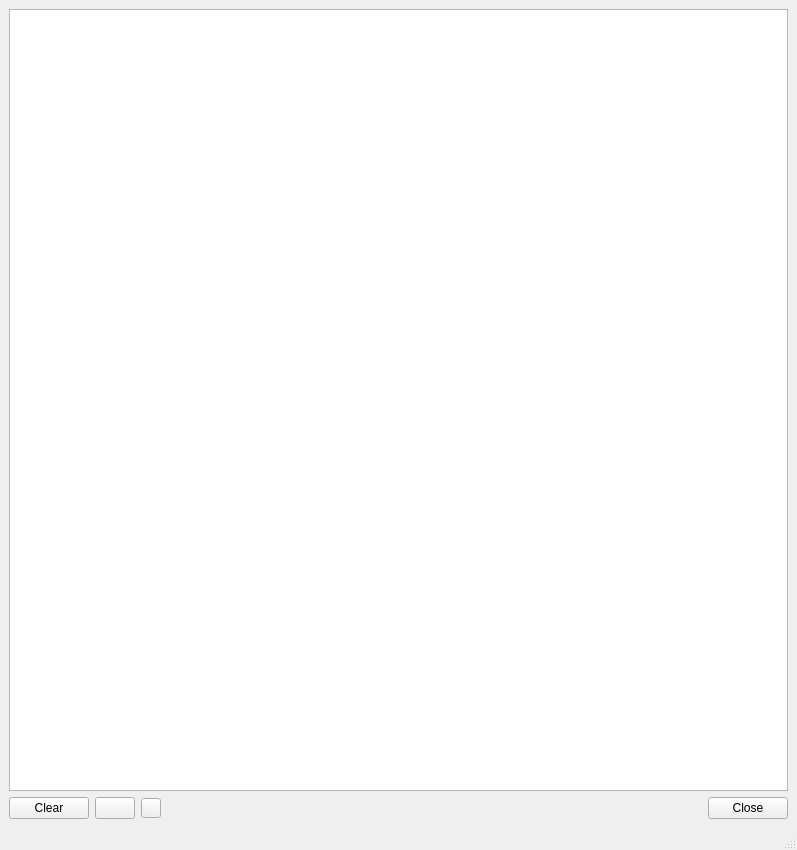
<?xml version="1.0" encoding="UTF-8"?>
<ui version="4.0">
 <class>MainWindow</class>
 <widget class="QMainWindow" name="MainWindow">
  <property name="geometry">
   <rect>
    <x>0</x>
    <y>0</y>
    <width>797</width>
    <height>850</height>
   </rect>
  </property>
  <property name="windowTitle">
   <string>MainWindow</string>
  </property>
  <widget class="QWidget" name="centralwidget">
   <layout class="QVBoxLayout" name="verticalLayout">
    <item>
     <widget class="QPlainTextEdit" name="log_text">
      <property name="plainText">
       <string/>
      </property>
     </widget>
    </item>
    <item>
     <layout class="QHBoxLayout" name="horizontalLayout">
      <item>
       <widget class="QPushButton" name="clear_pushButton">
        <property name="text">
         <string>Clear</string>
        </property>
       </widget>
      </item>
      <item>
       <widget class="QPushButton" name="refresh_pushButton">
        <property name="maximumSize">
         <size>
          <width>50</width>
          <height>50</height>
         </size>
        </property>
        <property name="text">
         <string/>
        </property>
       </widget>
      </item>
      <item>
       <widget class="QPushButton" name="settings_pushButton">
        <property name="minimumSize">
         <size>
          <width>20</width>
          <height>20</height>
         </size>
        </property>
        <property name="maximumSize">
         <size>
          <width>20</width>
          <height>20</height>
         </size>
        </property>
        <property name="text">
         <string/>
        </property>
       </widget>
      </item>
      <item>
       <spacer name="horizontalSpacer">
        <property name="orientation">
         <enum>Qt::Horizontal</enum>
        </property>
        <property name="sizeHint" stdset="0">
         <size>
          <width>40</width>
          <height>20</height>
         </size>
        </property>
       </spacer>
      </item>
      <item>
       <widget class="QPushButton" name="ok_pushButton">
        <property name="maximumSize">
         <size>
          <width>100</width>
          <height>50</height>
         </size>
        </property>
        <property name="text">
         <string>Close</string>
        </property>
       </widget>
      </item>
     </layout>
    </item>
   </layout>
  </widget>
  <widget class="QMenuBar" name="menubar">
   <property name="geometry">
    <rect>
     <x>0</x>
     <y>0</y>
     <width>797</width>
     <height>24</height>
    </rect>
   </property>
  </widget>
  <widget class="QStatusBar" name="statusbar"/>
  <action name="actionSave_as">
   <property name="text">
    <string>Save as ...</string>
   </property>
  </action>
 </widget>
 <resources/>
 <connections>
  <connection>
   <sender>ok_pushButton</sender>
   <signal>clicked()</signal>
   <receiver>MainWindow</receiver>
   <slot>close()</slot>
   <hints>
    <hint type="sourcelabel">
     <x>750</x>
     <y>797</y>
    </hint>
    <hint type="destinationlabel">
     <x>796</x>
     <y>790</y>
    </hint>
   </hints>
  </connection>
  <connection>
   <sender>refresh_pushButton</sender>
   <signal>clicked()</signal>
   <receiver>MainWindow</receiver>
   <slot>loading_logger_file()</slot>
   <hints>
    <hint type="sourcelabel">
     <x>137</x>
     <y>816</y>
    </hint>
    <hint type="destinationlabel">
     <x>176</x>
     <y>788</y>
    </hint>
   </hints>
  </connection>
  <connection>
   <sender>clear_pushButton</sender>
   <signal>clicked()</signal>
   <receiver>MainWindow</receiver>
   <slot>clear_clicked()</slot>
   <hints>
    <hint type="sourcelabel">
     <x>53</x>
     <y>796</y>
    </hint>
    <hint type="destinationlabel">
     <x>8</x>
     <y>757</y>
    </hint>
   </hints>
  </connection>
  <connection>
   <sender>settings_pushButton</sender>
   <signal>clicked()</signal>
   <receiver>MainWindow</receiver>
   <slot>launch_settings()</slot>
   <hints>
    <hint type="sourcelabel">
     <x>155</x>
     <y>801</y>
    </hint>
    <hint type="destinationlabel">
     <x>277</x>
     <y>802</y>
    </hint>
   </hints>
  </connection>
 </connections>
 <slots>
  <slot>save_as_clicked()</slot>
  <slot>loading_logger_file()</slot>
  <slot>clear_clicked()</slot>
  <slot>launch_settings()</slot>
 </slots>
</ui>
